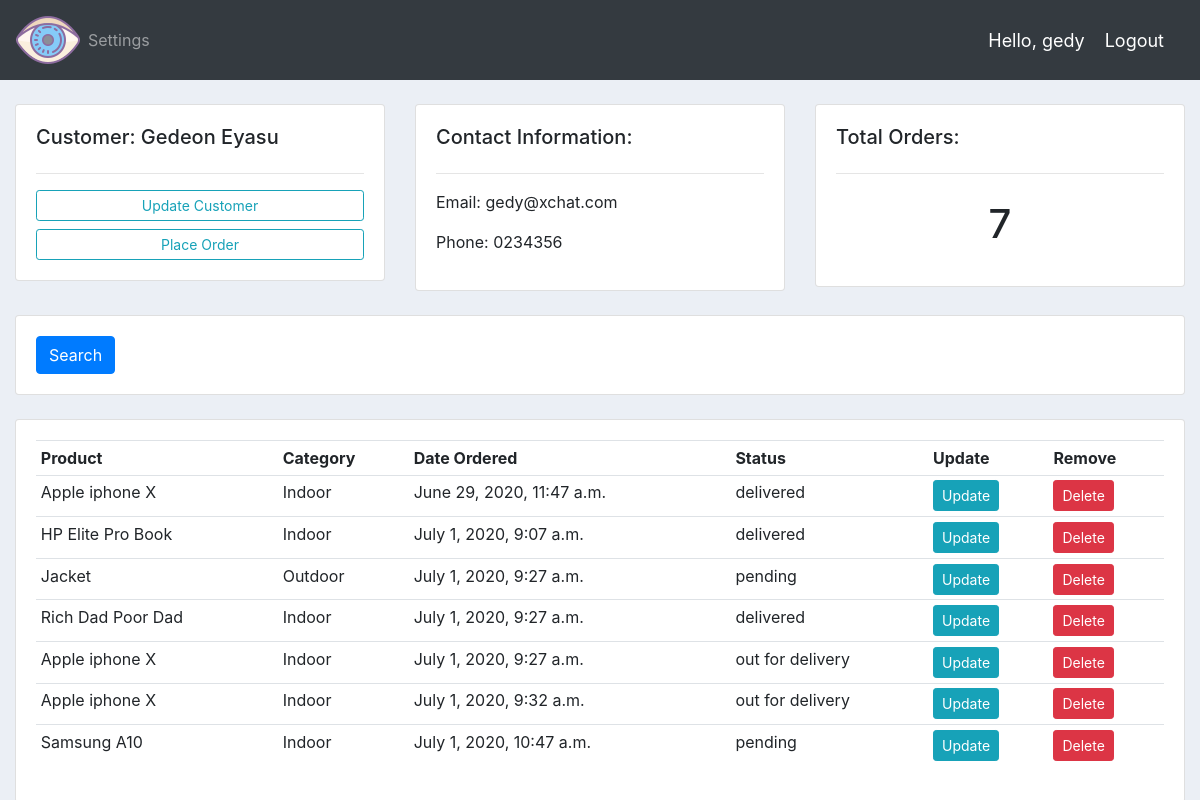
The app's page /customers/1/ (signed in) with its own data.
### accounts/models.py (models this page shows, shortened)
class Customer(models.Model):
    user = models.OneToOneField(User, null=True, on_delete=models.CASCADE)
    name = models.CharField(max_length=60, null=True)
    phone = models.CharField(max_length=20, null=True)
    email = models.EmailField(max_length=60, null=True)
    date_created = models.DateTimeField(auto_now_add=True, null=True)

class Orders(models.Model):
    customer = models.ForeignKey(Customer, null=True, on_delete=models.SET_NULL)
    products = models.ForeignKey(Products, null=True, on_delete=models.SET_NULL)
    STATUS = (
        ('pending', 'pending'),
        ('out for delivery', 'out for delivery'),
        ('delivered', 'delivered'),
    )
    date_created = models.DateTimeField(auto_now_add=True, null=True)
    Status = models.CharField(max_length=60, null=True, choices=STATUS)

class Products(models.Model):
    CATEGORY = (
        ('Indoor', 'Indoor'),
        ('Outdoor', 'Outdoor'),
    )
    name = models.CharField(max_length=60, null=True)
    price = models.FloatField(null=True)
    category = models.CharField(max_length=60, null=True, choices=CATEGORY)
    description = models.CharField(max_length=200, null=True, blank=True)
    date_created = models.DateTimeField(auto_now_add=True, null=True)
    tag = models.ManyToManyField(Tag)
    def __str__(self):
        return self.name

### accounts/decorators.py (the view)
        def wrapper_func(request, *args, **kwargs):
            group = None
            if request.user.groups.exists():
                group = request.user.groups.all()[0].name
            if group in allowed_roles:
                return view_func(request, *args, **kwargs)
            else:
                return HttpResponse("You are not allowed to view this resource")

### accounts/views.py (called while the page is built)
@login_required(login_url='login')
@allowed_users(allowed_roles=['admins'])
def customers(request, customer_id):
    customer = Customer.objects.get(id=customer_id)
    orders = customer.orders_set.all()
    total_order = orders.count()
    context = {
        'customer': customer,
        'orders': orders,
        'total_order': total_order
    }
    return render(request, 'accounts/customers.html', context)

### accounts/templates/accounts/customers.html (shortened to what this page needs)
{% extends 'accounts/base.html' %}
{% block body %}
    <div class="container-fluid">
    <br>
        <div class="row">
            <div class="col-md">
                <div class="card card-body">
                    <h5>Customer: {{ customer.name }}</h5>
                    <hr>
                    <a class="btn btn-outline-info btn-sm btn-block" href="">Update Customer</a>
                    <a class="btn btn-outline-info btn-sm btn-block" href="{% url 'create_order' customer.id %}">Place Order</a>
                </div>
            </div>
            <div class="col-md">
                <div class="card card-body">
                    <h5>Contact Information:</h5>
                    <hr>
                    <p>Email: {{ customer.email }}</p>
                    <p>Phone: {{ customer.phone }}</p>
                </div>
            </div>
            <div class="col-md">
                <div class="card card-body">
                    <h5>Total Orders: </h5>
                    <hr>
                    <h1 style="text-align: center; padding: 10px;">{{ total_order }}</h1>
                </div>
            </div>
        </div>
    <br>
    <div class="row">
        <div class="col">
            <div class="card card-body">
                <form method="get">
                    <button class="btn btn-primary" type="submit">Search</button>
                </form>
            </div>
        </div>
    </div>
    <br>
    <div class="row">
        <div class="col-md">
            <div class="card card-body">
                <table class="table table-sm">
                    <tr>
                        <th>Product</th>
                        <th>Category</th>
                        <th>Date Ordered</th>
                        <th>Status</th>
                        <th>Update</th>
                        <th>Remove</th>
                    </tr>
                    {% for order in orders %}
                     <tr>
                        <td>{{ order.products }}</td>
                        <td>{{ order.products.category }}</td>
                        <td>{{ order.date_created }}</td>
                        <td>{{ order.Status }}</td>
                         <td><a class="btn btn-sm btn-info" href="{% url 'update_order' order.id %}">Update</a> </td>
                        <td><a class="btn btn-sm btn-danger" href="{% url 'delete_order' order.id %}">Delete</a> </td>
                     </tr>
                    {% endfor %}
                </table>
            </div>
        </div>
    </div>
    </div>
{% endblock %}

### accounts/templates/accounts/navbar.html (shortened to what this page needs)
{% load static %}
<nav class="navbar navbar-expand-lg navbar-dark bg-dark">
  <img src="{% static '/images/logo.png' %} ">
  <div class="collapse navbar-collapse" id="navbarNav">
    <ul class="navbar-nav">
        {% if request.user.is_staff %}
             <li class="nav-item active">
                  <a class="nav-link" href="{% url 'home' %}">Dashboard <span class="sr-only">(current)</span></a>
            </li>
             <li class="nav-item">
                 <a class="nav-link" href="{% url 'products' %}">Products</a>
             </li>
        {% else %}
            <li class="nav-item">
                <a class="nav-link" href="{% url 'settings' %}">Settings</a>
            </li>
        {% endif %}
    </ul>
  </div>
    <span class="hello-msg">Hello, {{ request.user }}</span>
    <span><a class="hello-msg" href="{% url 'logout' %}">Logout</a> </span>
</nav>

### static/css/main.css (style rules this page uses)
body { background-color: #ebeff5; }

### accounts/templates/accounts/navbar.html (style rules this page uses)
.hello-msg { font-size: 18px; color: white; margin-right: 20px; }

### records on screen
Customer: name "Gedeon Eyasu", email "gedy@xchat.com", phone "0234356"
Orders: products "Apple iphone X", products.category "Indoor", date_created "June 29, 2020, 11:47 a.m.", Status "delivered"
Orders: products "HP Elite Pro Book", products.category "Indoor", date_created "July 1, 2020, 9:07 a.m.", Status "delivered"
Orders: products "Jacket", products.category "Outdoor", date_created "July 1, 2020, 9:27 a.m.", Status "pending"
Orders: products "Rich Dad Poor Dad", products.category "Indoor", date_created "July 1, 2020, 9:27 a.m.", Status "delivered"
Orders: products "Apple iphone X", products.category "Indoor", date_created "July 1, 2020, 9:27 a.m.", Status "out for delivery"
Orders: products "Apple iphone X", products.category "Indoor", date_created "July 1, 2020, 9:32 a.m.", Status "out for delivery"
Orders: products "Samsung A10", products.category "Indoor", date_created "July 1, 2020, 10:47 a.m.", Status "pending"

### other values on screen
{{ request.user }} "gedy"
{{ total_order }} "7"
